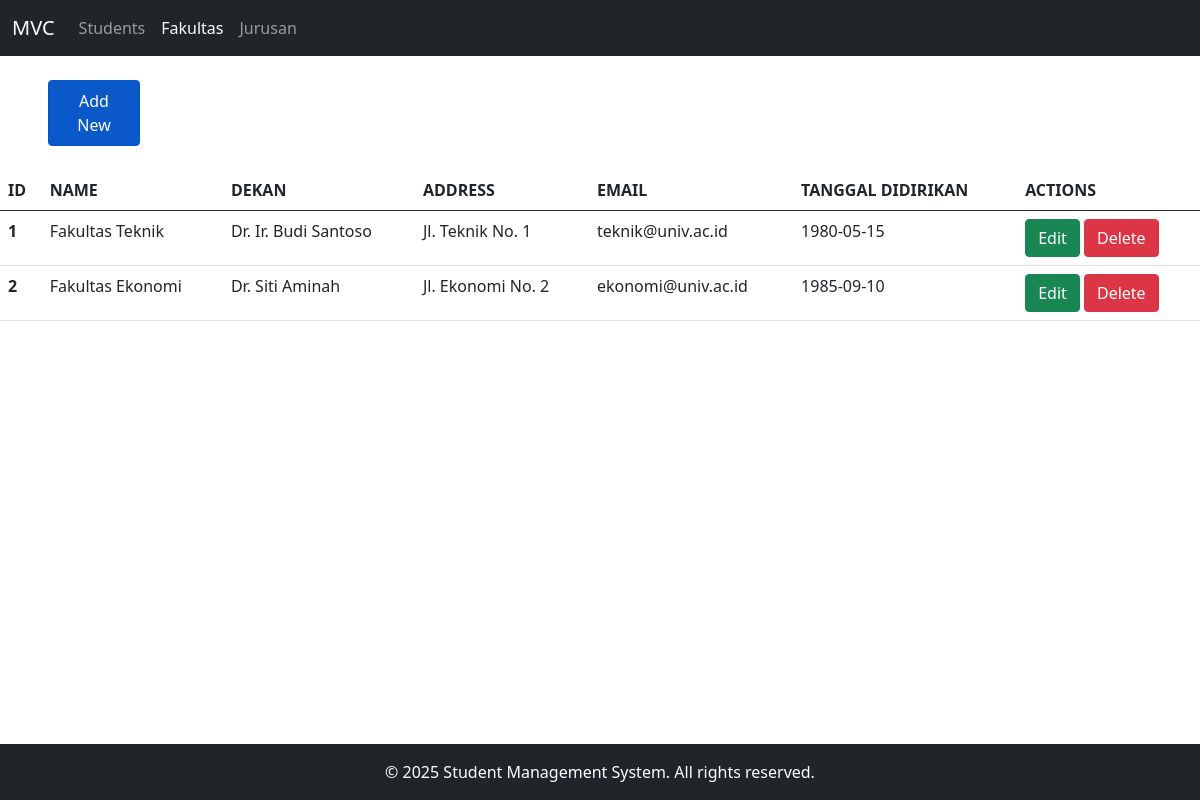
The page /index.php?table=fakultas&action=index on the database its author committed.
### tables this page shows
CREATE TABLE IF NOT EXISTS `fakultas` (
    `id` int(11) NOT NULL AUTO_INCREMENT,
    `name` varchar(100) NOT NULL,
    `dekan` varchar(100) NOT NULL,
    `address` varchar(200) NOT NULL,
    `email` varchar(100),
    `tanggal_didirikan` date,
    PRIMARY KEY (`id`)
);

### controller/FakultasController.php (called while the page is built, shortened)
<?php
require_once "model/Fakultas.php";
require_once "view/fakultas.view.php";
class FakultasController implements Controller{
    private $fakultas;
    public function __construct() {
        $this->fakultas = new Fakultas();
    }
    public function index() {
        $fakultas = $this->fakultas->read();
        $view = new FakultasView();
        $view->renderIndex($fakultas);
    }
}
?>

### model/Database.php (called while the page is built, shortened)
<?php
abstract class Database {
    private $servername = "localhost";
    private $username = "root";
    private $password = "";
    private $db_name = "tp_mvc";
    public function __construct()
    {
        try {
            $dsn = "mysql:host=" . $this->servername . ";dbname=" . $this->db_name;
            $this->conn = new PDO($dsn, $this->username, $this->password);
        } catch (PDOException $e) {
            die("Connection failed: " . $e->getMessage());
        }
    }
}
?>

### model/Fakultas.php (called while the page is built, shortened)
<?php
require_once "model/Database.php";
class Fakultas extends Database
{
    public function read($id = null)
    {
        if ($id) {
            $sql = "SELECT * FROM fakultas WHERE id = :id";
            $stmt = $this->conn->prepare($sql);
            $stmt->bindParam(':id', $id);
        } else {
            $sql = "SELECT * FROM fakultas";
            $stmt = $this->conn->prepare($sql);
        }
        $stmt->execute();
        return $stmt->fetchAll(PDO::FETCH_ASSOC);
    }
}
?>

### view/fakultas.view.php (the view, shortened to what this page needs)
<?php
class FakultasView {
    public function renderIndex($fakultas) {
        include "view/layouts/header.php";
        echo '
            <div class="my-4 mx-5">
                <div class="col-1">
                <a type="button" class="btn btn-primary nav-link active" href="index.php?table=fakultas&action=create">Add New</a>
                </div>
            </div>
            <table class="table mr-6">
                <thead>
                    <tr>
                    <th>ID</th>
                    <th>NAME</th>
                    <th>DEKAN</th>
                    <th>ADDRESS</th>
                    <th>EMAIL</th>
                    <th>TANGGAL DIDIRIKAN</th>
                    <th>ACTIONS</th>
                    </tr>
                </thead>
                <tbody>';
        foreach ($fakultas as $row) {
            echo "<tr>
                    <th>{$row['id']}</th>
                    <td>{$row['name']}</td>
                    <td>{$row['dekan']}</td>
                    <td>{$row['address']}</td>
                    <td>{$row['email']}</td>
                    <td>{$row['tanggal_didirikan']}</td>
                    <td>
                        <a class='btn btn-success' href='index.php?table=fakultas&action=update&id={$row['id']}'>Edit</a>
                        <a class='btn btn-danger' href='index.php?table=fakultas&action=delete&id={$row['id']}' onclick='return confirm(\"Apakah anda yakin data ingin dihapus?\");'>Delete</a>
                    </td>
                </tr>";
        }
        echo '  </tbody>
            </table>';
        include "view/layouts/footer.php";
    }
}
?>

### rows shown on the page
fakultas: id "1", name "Fakultas Teknik", dekan "Dr. Ir. Budi Santoso", address "Jl. Teknik No. 1", email "teknik@univ.ac.id", tanggal_didirikan "1980-05-15"
fakultas: id "2", name "Fakultas Ekonomi", dekan "Dr. Siti Aminah", address "Jl. Ekonomi No. 2", email "ekonomi@univ.ac.id", tanggal_didirikan "1985-09-10"
